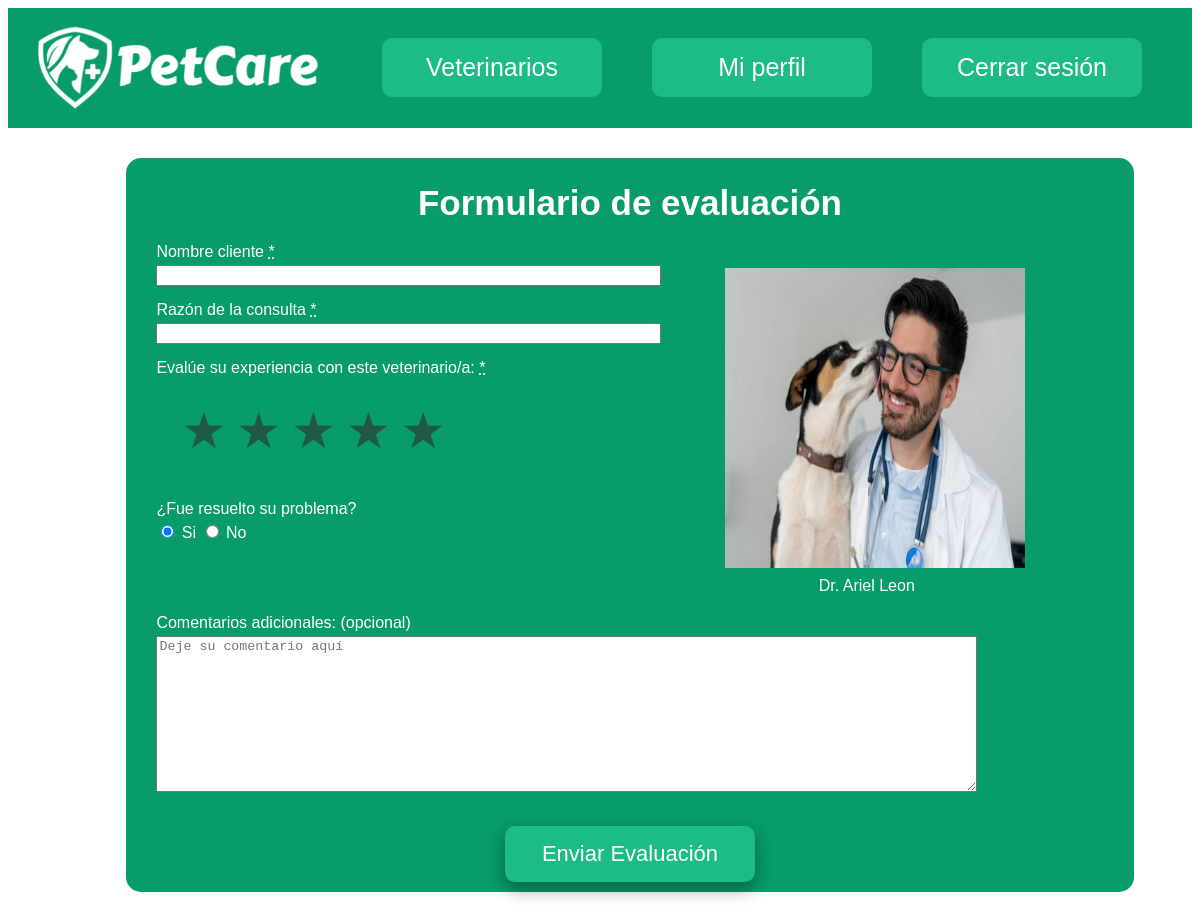
The app's page /evaluacionVeterinarios/3/ (signed in) with its own data.
### gestionVeterinarios/models.py (models this page shows, shortened)
class Veterinario(models.Model):
    pronombres_posibles = [('Dr.', 'Dr.'), ('Dra.','Dra.')]
    nombre = models.CharField(max_length=30)
    apellido = models.CharField(max_length=60)
    pronombre = models.CharField(max_length=5,choices=pronombres_posibles)
    descripcion = models.CharField(max_length=500, blank=True)
    foto = models.ImageField(upload_to='fotos', blank=True, null=True)
    nombre_consulta = models.CharField(max_length=80, blank=True)
    region = models.CharField(max_length=80)
    comuna = models.CharField(max_length=80)
    especialidad = models.CharField(max_length=80)
    animales = models.CharField(max_length=80)
    visitas_a_domicilio = models.BooleanField()
    urgencias = models.BooleanField()
    horario_atencion = models.CharField(max_length=300)
    telefono = models.IntegerField(blank=True, null=True)
    email = models.EmailField()
    pagina_web = models.CharField(max_length=150, blank=True)

### gestionVeterinarios/views.py (the view, shortened to what this page needs)
# urls.py: path('evaluacionVeterinarios/<id_vet>/', views.formEvaluacion, name="eval_vet"),
def formEvaluacion(request, id_vet):
    veterinario=Veterinario.objects.get(id=id_vet)
    if request.method == "GET":
        return render(request, "gestionVeterinarios/formevaluacion.html", {"veterinario":veterinario})

### gestionVeterinarios/templates/gestionVeterinarios/formevaluacion.html (shortened to what this page needs)
<!DOCTYPE html>
<html >
    <head>
    </head>
    <body>
        {% include  "gestionVeterinarios/barra.html" %}
        {% load static %}
        <div class="caja">
            <div class="seccion">Formulario de evaluación</div>
            <form method="POST">
                <div class="top">
                    <div class="izq">
                        <div class="entrada">
                            <div class="etiqueta">Nombre cliente <abbr title="Este campo es obligatorio">*</abbr></div>
                            <input type="text" name="nombre" size="60" required>
                        </div>
                        <div class="entrada">
                            <div class="etiqueta">Razón de la consulta <abbr title="Este campo es obligatorio">*</abbr></div>
                            <input type="text" name="razon_consulta" size="60" required>
                        </div>
                        <div class="entrada">
                            <div class="etiqueta">Evalúe su experiencia con este veterinario/a: <abbr title="Este campo es obligatorio">*</abbr></div>
                            <p class="clasificacion">
                                <label for="radio1" name="estrellas">★</label>
                                <label for="radio2" name="estrellas">★</label>
                                <label for="radio3" name="estrellas">★</label>
                                <label for="radio4" name="estrellas">★</label>
                                <label for="radio5" name="estrellas">★</label>
                            </p>
                        </div>
                        <div class="entrada">
                            <div class="etiqueta">¿Fue resuelto su problema?</div>
                            <input type="radio" id="si" name="problema_resuelto" value="si" checked>
                            <label for="si">Si</label>
                            <input type="radio" id="no" name="problema_resuelto" value="no">
                            <label for="si">No</label>
                        </div>
                    </div>
                    <div class="der">
                        <div class="doctor_evaluado">
                            <div class="cajafoto" name="foto">
                                {% if veterinario.foto%}
                                    <img src="{{ veterinario.foto.url }}" width="300" height="300">
                                {% else %}
                                    <img src="{% static 'gestionVeterinarios/imagen1.png' %}" width="300" height="300">
                                {% endif %}
                            </div>
                            <div class="etiqueta">{{veterinario.pronombre}} {{veterinario.nombre}} {{veterinario.apellido}}</div>
                        </div>
                    </div>
                </div>
                <div class="bot">
                    <div class="entrada">
                        <div class="etiqueta">Comentarios adicionales: (opcional)</div>
                        <textarea name="comentario" placeholder="Deje su comentario aquí" rows="10" cols="100"></textarea>
                    </div>
                    <div class="botonRegistro">
                        <button type="submit" class="registro">Enviar Evaluación</button>
                    </div>
                </div>
            </form>
        </div>
    </body>
</html>

### gestionVeterinarios/templates/gestionVeterinarios/formevaluacion.html (style rules this page uses)
.caja { background-color: #089c6b; border-radius: 15px; margin-left: 10%; margin-right: 10px; padding-top: 10px; padding-bottom: 10px; padding-right: 30px; padding-left: 30px; margin-top: 30px; margin-bottom: 20px; color: white; font-family: sans-serif; width: 80%; }
.seccion { font-family: sans-serif; font-size: 35px; margin-top: 15px; margin-bottom: 5px; font-weight: bold; text-align: center; }
.etiqueta { font-family: sans-serif; font-size: 18; margin-top: 4px; margin-bottom: 4px; }
.entrada { margin-top: 15px; margin-bottom: 15px; }
.top { overflow: hidden; }
.izq { float:left; width: 60%; }
.der { float:left; width: 30%; }
.etiqueta { font-family: Arial, Helvetica, sans-serif; font-size: 18; margin-top: 4px; margin-bottom: 4px; }
p.clasificacion { position: relative; overflow: hidden; display: inline-block; left: 20px; }
p.clasificacion label { float: right; color: #1f5845; font-size: 50px; padding: 5px; }
.doctor_evaluado { text-align: center; margin-top: 40px; }
.cajafoto { margin-bottom: 5px; }
.registro { cursor: pointer; border-radius: 10px; padding: 15px 20px; background-color: rgb(29, 187, 134); box-shadow: 0 8px 16px 0 rgba(0,0,0,0.2), 0 6px 20px 0 rgba(0,0,0,0.19); border: none; color: white; font-size: 22px; transition-duration: 0.4s; width: 250px; font-size: 18; font-weight: 60; font-family: sans-serif; display: inline; margin-top: 15px; }
.botonRegistro { text-align: center; }

### records on screen
Veterinario: foto (picture), pronombre "Dr.", nombre "Ariel", apellido "Leon"
